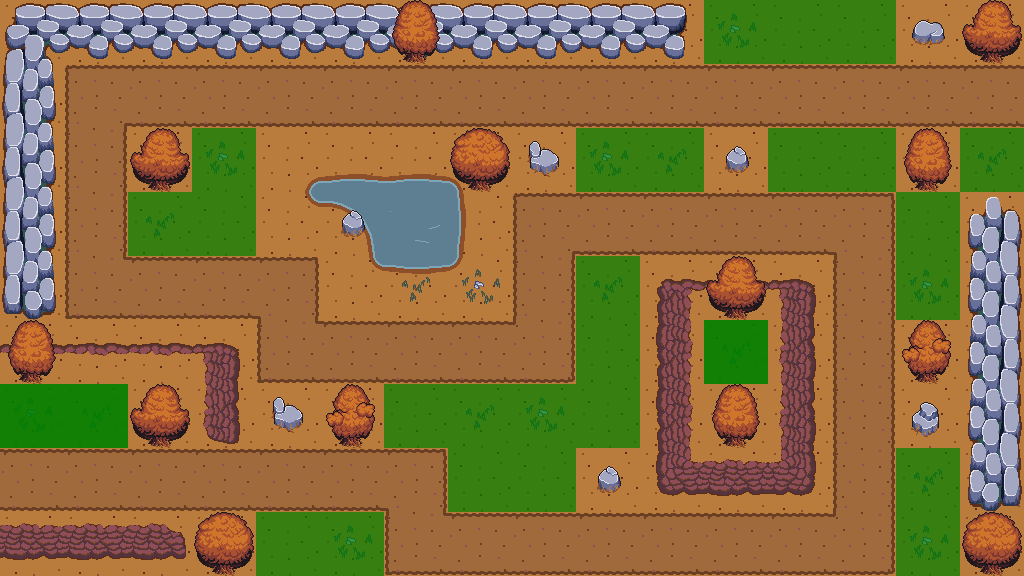

Rendered tile map (Tiled .tmx) drawn with the repository's tilesets; below, a short description and the full map source, tile grids included:
An orthogonal 16x9 tile map with 64x64 px tiles, 8 tile layers (Terrain_Background, Terrain_Path, Terrain_Water, Terrain_Cliffs, ...), 3 tilesets and 1 object.

<map version="1.10" tiledversion="1.11.2" orientation="orthogonal" renderorder="right-down" width="16" height="9" tilewidth="64" tileheight="64" infinite="0" nextlayerid="23" nextobjectid="3">
 <editorsettings>
  <export target="../game/public/assets/map/TD-map-lvl7.json" format="json" />
 </editorsettings>
 <tileset firstgid="1" name="GrassTilesetAutumn" tilewidth="64" tileheight="64" tilecount="272" columns="16">
  <image source="../game/public/assets/tilesets/GrassTilesetAutumn.png" width="1024" height="1088" />
 </tileset>
 <tileset firstgid="273" name="AnimatedWaterAutumn" tilewidth="64" tileheight="64" tilecount="490" columns="70">
  <image source="../game/public/assets/tilesets/AnimatedWaterAutumn.png" width="4480" height="448" />
 </tileset>
 <tileset firstgid="763" name="Solid_green" tilewidth="64" tileheight="64" tilecount="9" columns="3">
  <image source="../game/public/assets/Solid_green.png" width="200" height="200" />
 </tileset>
 <layer id="14" name="Terrain_Background" width="16" height="9" locked="1">
  <data encoding="csv">
19,19,19,19,19,19,19,19,19,19,19,19,19,19,19,19,
19,19,19,19,19,19,19,19,19,19,19,19,19,19,19,19,
19,19,19,19,19,19,19,19,19,19,19,19,19,19,19,19,
19,19,19,19,19,19,19,19,19,19,19,19,19,19,19,19,
19,19,19,19,19,19,19,19,19,19,19,19,19,19,19,19,
19,19,19,19,19,19,19,19,19,19,19,19,19,19,19,19,
19,19,19,19,19,19,19,19,19,19,19,19,19,19,19,19,
19,19,19,19,19,19,19,19,19,19,19,19,19,19,19,19,
19,19,19,19,19,19,19,19,19,19,19,19,19,19,19,19
</data>
 </layer>
 <layer id="15" name="Terrain_Path" width="16" height="9">
  <data encoding="csv">
0,0,0,0,0,0,0,0,0,0,0,0,0,0,0,0,
0,22,55,55,55,55,55,55,55,55,55,55,55,55,55,55,
0,38,0,0,0,0,0,0,0,0,0,0,0,0,0,0,
0,38,0,0,0,0,0,0,22,23,23,23,23,24,0,0,
0,54,55,55,24,0,0,0,40,0,0,0,0,40,0,0,
0,0,0,0,54,55,55,55,56,0,0,0,0,40,0,0,
0,0,0,0,0,0,0,0,0,0,0,0,0,40,0,0,
23,23,23,23,23,23,24,0,0,0,0,0,0,40,0,0,
0,0,0,0,0,0,54,23,23,23,23,23,23,56,0,0
</data>
 </layer>
 <layer id="16" name="Terrain_Water" width="16" height="9">
  <data encoding="csv">
0,0,0,0,0,0,0,0,0,0,0,0,0,0,0,0,
0,0,0,0,0,0,0,0,0,0,0,0,0,0,0,0,
0,0,0,0,413,414,414,419,0,0,0,0,0,0,0,0,
0,0,0,0,553,555,486,347,0,0,0,0,0,0,0,0,
0,0,0,0,0,553,554,559,0,0,0,0,0,0,0,0,
0,0,0,0,0,0,0,0,0,0,0,0,0,0,0,0,
0,0,0,0,0,0,0,0,0,0,0,0,0,0,0,0,
0,0,0,0,0,0,0,0,0,0,0,0,0,0,0,0,
0,0,0,0,0,0,0,0,0,0,0,0,0,0,0,0
</data>
 </layer>
 <layer id="17" name="Terrain_Cliffs" width="16" height="9">
  <data encoding="csv">
0,0,0,0,0,0,0,0,0,0,0,0,0,0,0,0,
0,0,0,0,0,0,0,0,0,0,0,0,0,0,0,0,
0,0,0,0,0,0,0,0,0,0,0,0,0,0,0,0,
0,0,0,0,0,0,0,0,0,0,0,0,0,0,0,0,
0,0,0,0,0,0,0,0,0,0,102,103,104,0,0,0,
0,0,0,0,0,0,0,0,0,0,118,0,120,0,0,0,
0,0,0,0,0,0,0,0,0,0,118,0,120,0,0,0,
0,0,0,0,0,0,0,0,0,0,134,135,136,0,0,0,
135,135,121,0,0,0,0,0,0,0,0,0,0,0,0,0
</data>
 </layer>
 <layer id="18" name="Props" width="16" height="9">
  <data encoding="csv">
185,154,154,154,154,154,154,154,154,154,155,157,0,0,0,0,
183,0,0,0,0,0,0,0,0,0,0,0,0,0,0,0,
183,0,0,157,0,0,0,0,0,157,156,0,0,0,0,156,
183,0,156,0,0,0,0,0,0,0,0,0,0,0,0,168,
199,0,0,0,0,0,156,157,0,156,0,0,0,0,157,184,
103,103,103,104,0,0,0,0,0,0,0,156,0,0,0,184,
157,156,0,107,0,0,0,156,157,0,0,0,0,0,0,184,
0,0,0,0,0,0,0,0,0,0,0,0,0,0,156,200,
0,0,0,0,0,157,0,0,0,0,0,0,0,0,157,0
</data>
 </layer>
 <layer id="19" name="Details" width="16" height="9">
  <data encoding="csv">
0,0,0,0,0,0,158,0,0,0,0,0,0,0,206,174,
0,0,0,0,0,0,0,0,0,0,0,0,0,0,0,0,
0,0,174,0,0,0,0,159,222,0,0,207,0,0,158,0,
0,0,0,0,0,207,0,0,0,0,0,0,0,0,0,0,
0,0,0,0,0,0,0,0,0,0,0,174,0,0,0,0,
158,0,0,0,0,0,0,0,0,0,0,0,0,0,175,0,
0,0,174,0,222,175,0,0,0,0,0,158,0,0,223,0,
0,0,0,0,0,0,0,0,0,207,0,0,0,0,0,0,
0,0,0,159,0,0,0,0,0,0,0,0,0,0,0,159
</data>
 </layer>
 <objectgroup id="20" name="Waypoints">
  <object id="2" x="0" y="0">
   <polyline points="0,0 -71.6519,476.811 416.884,479.416 415.581,543.252 865.034,543.252 865.034,221.47 544.554,222.772 543.252,350.443 285.305,350.443 285.305,280.094 93.7989,282.699 96.4044,92.4961 1103.44,91.1933" />
  </object>
 </objectgroup>
 <layer id="21" name="Buildable" width="16" height="9" opacity="0.7">
  <data encoding="csv">
0,0,0,0,0,0,0,0,0,0,0,763,763,763,0,0,
0,0,0,0,0,0,0,0,0,0,0,0,0,0,0,0,
0,0,0,763,0,0,0,0,0,763,763,0,763,763,0,763,
0,0,763,763,0,0,0,0,0,0,0,0,0,0,763,0,
0,0,0,0,0,0,0,0,0,763,0,0,0,0,763,0,
0,0,0,0,0,0,0,0,0,763,0,763,0,0,0,0,
763,763,0,0,0,0,763,763,763,763,0,0,0,0,0,0,
0,0,0,0,0,0,0,763,763,0,0,0,0,0,763,0,
0,0,0,0,763,763,0,0,0,0,0,0,0,0,763,0
</data>
 </layer>
 <layer id="22" name="Highground" width="16" height="9" opacity="0.7">
  <data encoding="csv">
0,0,0,0,0,0,0,0,0,0,0,0,0,0,0,0,
0,0,0,0,0,0,0,0,0,0,0,0,0,0,0,0,
0,0,0,0,0,0,0,0,0,0,0,0,0,0,0,0,
0,0,0,0,0,0,0,0,0,0,0,0,0,0,0,0,
0,0,0,0,0,0,0,0,0,0,0,0,0,0,0,0,
0,0,0,0,0,0,0,0,0,0,0,763,0,0,0,0,
763,763,0,0,0,0,0,0,0,0,0,0,0,0,0,0,
0,0,0,0,0,0,0,0,0,0,0,0,0,0,0,0,
0,0,0,0,0,0,0,0,0,0,0,0,0,0,0,0
</data>
 </layer>
</map>
